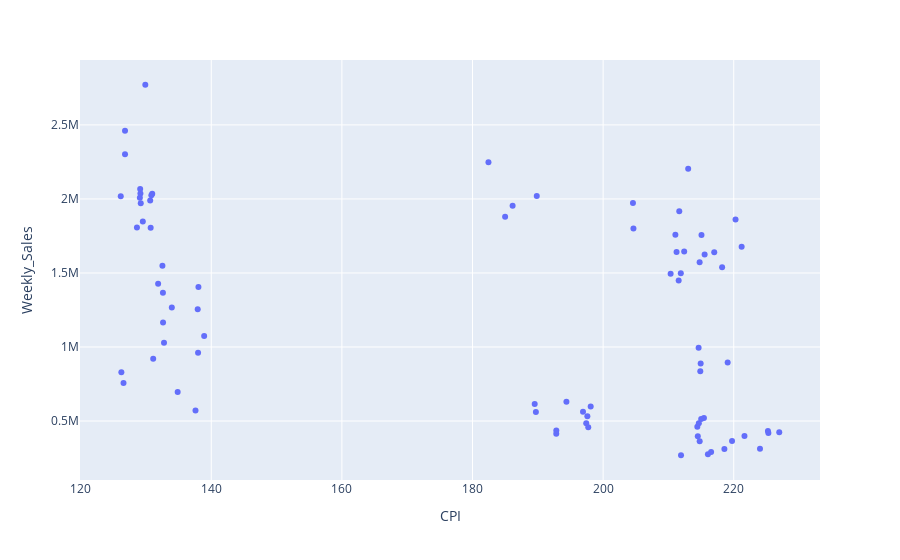
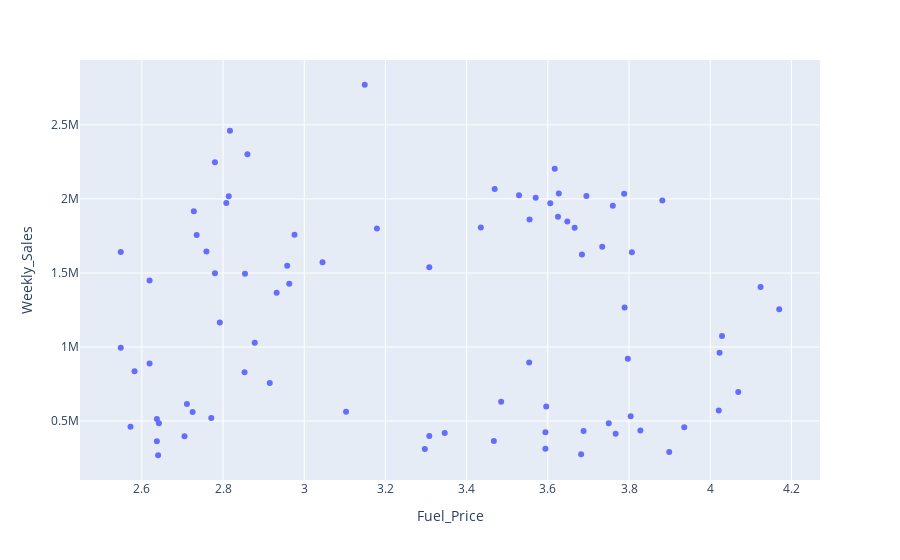
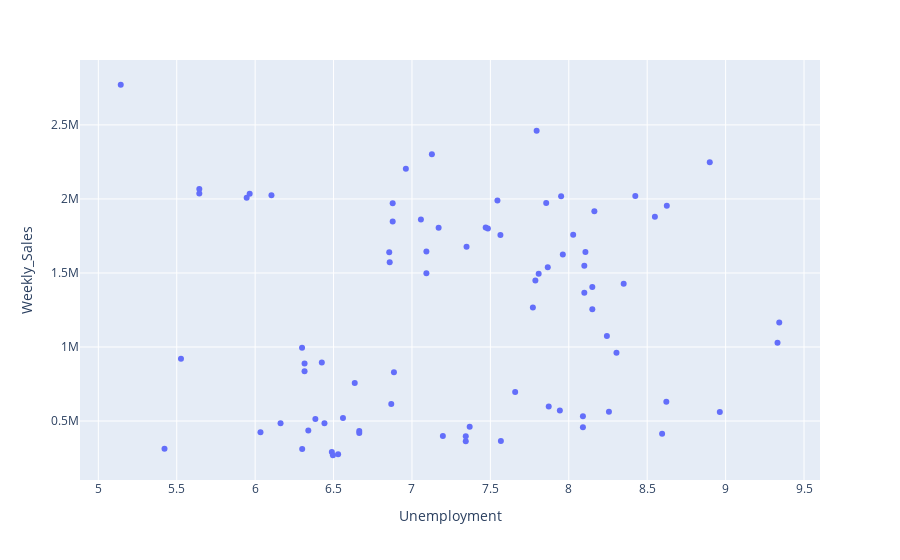

Notebook code for these charts, in order:
### Markdown cell above
* Regarding this matrix, few features are totally correlated. 
* Year and Fuel_Price are the most correlated features.

### Code cell
# Creating scatter plots to visualize the relationship between Weekly_Sales and some features of the dataset. 

fig1 = px.scatter(df, x="CPI", y="Weekly_Sales")
fig2 = px.scatter(df, x="Fuel_Price", y="Weekly_Sales")
fig3 = px.scatter(df, x="Unemployment", y="Weekly_Sales")

fig1.show()
fig2.show()
fig3.show()
